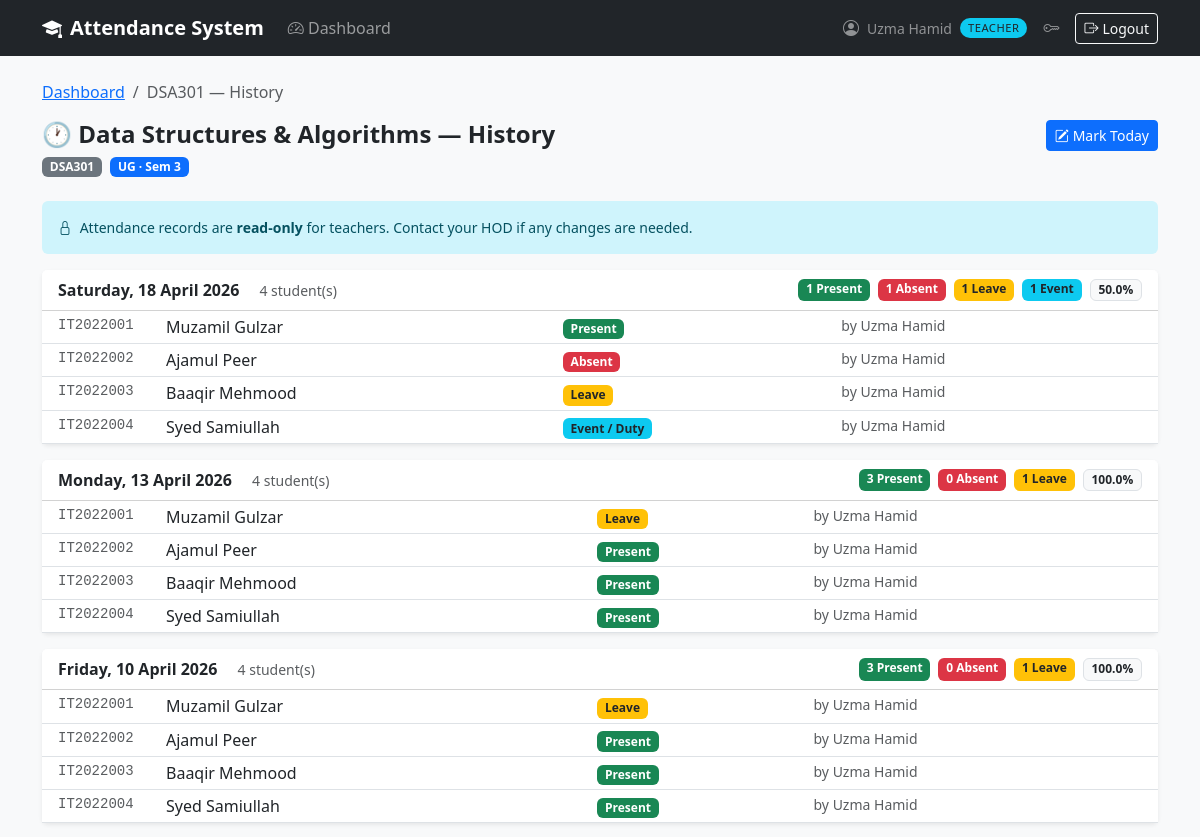
/teacher/attendance/history/1 (signed in, upper part), run on an earlier commit of the app's database.
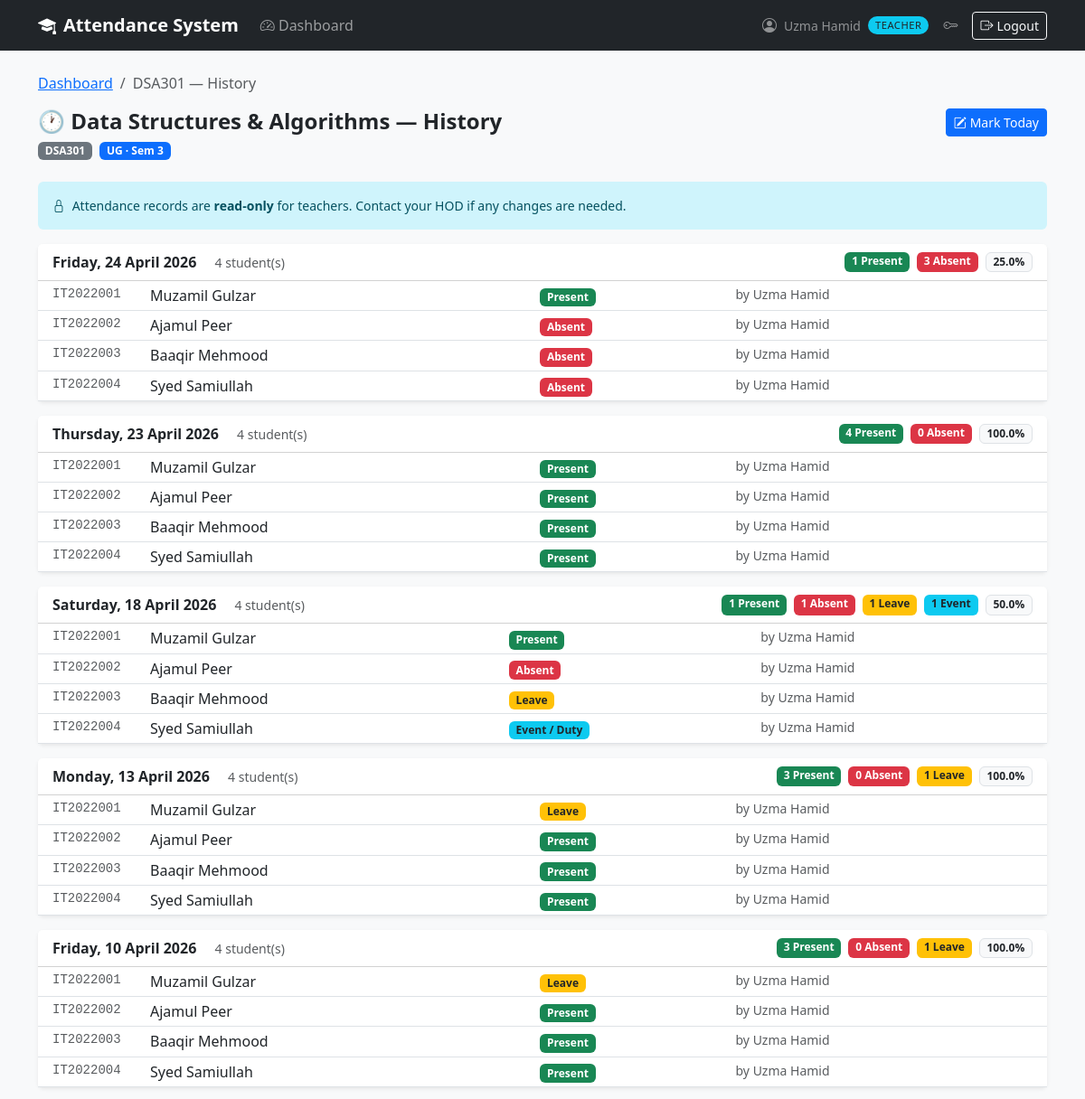
And on a later commit of the database.
### app/models/attendance.py (models this page shows, shortened)
class Attendance(db.Model):
    __tablename__ = 'attendance'
    __table_args__ = (
        db.UniqueConstraint(
            'student_id', 'subject_id', 'date',
            name='uq_student_subject_date'
        ),
    )
    id = db.Column(db.Integer, primary_key=True)
    student_id = db.Column(db.Integer, db.ForeignKey('students.id'),
                           nullable=False, index=True)
    subject_id = db.Column(db.Integer, db.ForeignKey('subjects.id'),
                           nullable=False, index=True)
    marked_by_id = db.Column(db.Integer, db.ForeignKey('teachers.id'),
                             nullable=False)
    date = db.Column(db.Date, nullable=False, index=True)
    status = db.Column(
        db.String(10),
        nullable=False,
        default='absent'
    )
    semester = db.Column(db.Integer, nullable=False)
    is_edited       = db.Column(db.Boolean,  default=False, nullable=False)
    edit_reason     = db.Column(db.Text,     nullable=True)
    edited_by_id    = db.Column(db.Integer,
                                db.ForeignKey('teachers.id'), nullable=True)
    edited_at       = db.Column(db.DateTime, nullable=True)
    original_status = db.Column(db.String(10), nullable=True)
    created_at = db.Column(db.DateTime, default=datetime.utcnow, nullable=False)
    student    = db.relationship('Student', back_populates='attendance_records')
    subject    = db.relationship('Subject', back_populates='attendance_records')
    marked_by  = db.relationship('Teacher', foreign_keys=[marked_by_id],
                                 back_populates='attendance_records')
    edited_by  = db.relationship('Teacher', foreign_keys=[edited_by_id])
    VALID_STATUSES = ('present', 'absent', 'leave', 'event')

### app/models/student.py (models this page shows, shortened)
class Student(db.Model):
    __tablename__ = 'students'
    id = db.Column(db.Integer, primary_key=True)
    user_id = db.Column(db.Integer, db.ForeignKey('users.id'),
                        unique=True, nullable=False)
    department_id = db.Column(db.Integer, db.ForeignKey('departments.id'),
                              nullable=False)
    roll_number = db.Column(db.String(20), unique=True, nullable=False)
    admission_year = db.Column(db.String(9), nullable=False)
    program_type = db.Column(
        db.String(5),
        nullable=False,
        default='UG'
    )
    semester = db.Column(db.Integer, nullable=False, default=1)
    is_graduated       = db.Column(db.Boolean, default=False, nullable=False)
    graduation_semester= db.Column(db.Integer,  nullable=True)
    graduation_year    = db.Column(db.String(9), nullable=True)
    graduation_reason  = db.Column(db.Text,      nullable=True)
    graduated_at       = db.Column(db.DateTime,  nullable=True)
    graduated_by_id    = db.Column(db.Integer,
                                   db.ForeignKey('teachers.id'), nullable=True)
    created_at = db.Column(db.DateTime, default=datetime.utcnow, nullable=False)
    updated_at = db.Column(db.DateTime, default=datetime.utcnow,
                           onupdate=datetime.utcnow, nullable=False)
    user            = db.relationship('User', back_populates='student_profile')
    department      = db.relationship('Department', back_populates='students')
    graduated_by    = db.relationship('Teacher', foreign_keys=[graduated_by_id])
    attendance_records = db.relationship('Attendance', back_populates='student',
                                         lazy='dynamic',
                                         cascade='all, delete-orphan')
    @property
    def full_name(self):
        return self.user.full_name if self.user else 'Unknown'

### app/models/user.py (models this page shows, shortened)
class User(UserMixin, db.Model):
    __tablename__ = 'users'
    id = db.Column(db.Integer, primary_key=True)
    email = db.Column(db.String(120), unique=True, nullable=False, index=True)
    first_name = db.Column(db.String(50), nullable=False)
    last_name  = db.Column(db.String(50), nullable=False)
    password_hash = db.Column(db.String(256), nullable=False)
    role = db.Column(db.String(20), nullable=False)
    is_active = db.Column(db.Boolean, default=True, nullable=False)
    created_at = db.Column(db.DateTime, default=datetime.utcnow, nullable=False)
    updated_at = db.Column(db.DateTime, default=datetime.utcnow,
                           onupdate=datetime.utcnow, nullable=False)
    teacher_profile = db.relationship('Teacher', back_populates='user',
                                      uselist=False, cascade='all, delete-orphan')
    student_profile = db.relationship('Student', back_populates='user',
                                      uselist=False, cascade='all, delete-orphan')
    @property
    def is_principal(self):
        return self.role == Role.PRINCIPAL
    @property
    def is_hod(self):
        return self.role == Role.HOD
    @property
    def is_teacher(self):
        return self.role == Role.TEACHER
    @property
    def full_name(self):
        return f"{self.first_name} {self.last_name}"

### app/routes/teacher.py (the view)
@teacher_bp.route('/attendance/history/<int:subject_id>')
@login_required
@teacher_required
@teacher_owns_subject
def attendance_history(subject_id):
    subject = g.owned_subject
    history = get_subject_attendance_history(current_user, subject_id)
    return render_template('teacher/attendance_history.html',
                           subject=subject,
                           history=history,
                           status_colors=STATUS_COLORS,
                           status_labels=STATUS_LABELS,
                           title=f'{subject.code} — History')

### app/models/teacher.py (called while the page is built)
    @property
    def full_name(self):
        return self.user.full_name if self.user else 'Unknown'

### app/services/teacher_service.py (called while the page is built)
def _get_teacher(teacher_user):
    return Teacher.query.filter_by(user_id=teacher_user.id).first()

### app/templates/teacher/attendance_history.html (shortened to what this page needs)
{% extends "shared/base.html" %}
{% block content %}
<nav aria-label="breadcrumb" class="mb-3">
    <ol class="breadcrumb small">
        <li class="breadcrumb-item">
            <a href="{{ url_for('teacher.dashboard') }}">Dashboard</a></li>
        <li class="breadcrumb-item active">{{ subject.code }} — History</li>
    </ol>
</nav>
<div class="d-flex justify-content-between align-items-start mb-4">
    <div>
        <h4 class="fw-bold mb-1">🕐 {{ subject.name }} — History</h4>
        <span class="badge bg-secondary">{{ subject.code }}</span>
        <span class="badge {{ 'bg-primary' if subject.program_type == 'UG' else 'bg-warning text-dark' }} ms-1">
            {{ subject.program_type }} · Sem {{ subject.semester }}
        </span>
    </div>
    <a href="{{ url_for('teacher.mark_attendance_view', subject_id=subject.id) }}"
       class="btn btn-primary btn-sm">
        <i class="bi bi-pencil-square me-1"></i>Mark Today
    </a>
</div>
<div class="alert alert-info border-0 small mb-3">
    <i class="bi bi-lock me-1"></i>
    Attendance records are <strong>read-only</strong> for teachers.
    Contact your HOD if any changes are needed.
</div>
{% if history %}
{% for session in history %}
<div class="card border-0 shadow-sm mb-3">
    <div class="card-header bg-white py-2 px-3 d-flex
                justify-content-between align-items-center">
        <div>
            <span class="fw-semibold">{{ session.date.strftime('%A, %d %B %Y') }}</span>
            <span class="ms-3 small text-muted">
                {{ session.total }} student(s)
            </span>
        </div>
        <div class="d-flex gap-2">
            <span class="badge bg-success">{{ session.present }} Present</span>
            <span class="badge bg-danger">{{ session.absent }} Absent</span>
            {% if session.leave %}<span class="badge bg-warning text-dark">{{ session.leave }} Leave</span>{% endif %}
            {% if session.event %}<span class="badge bg-info text-dark">{{ session.event }} Event</span>{% endif %}
            <span class="badge bg-light text-dark border fw-semibold">{{ session.pct }}%</span>
        </div>
    </div>
    <div class="table-responsive">
        <table class="table table-sm mb-0">
            <tbody>
            {% for record in session.records %}
            <tr>
                <td class="ps-3 font-monospace small text-muted" style="width:120px">
                    {{ record.student.roll_number }}
                </td>
                <td>{{ record.student.full_name }}</td>
                <td>
                    <span class="badge bg-{{ status_colors[record.status] }}
                        {{ 'text-dark' if record.status in ('leave','event') else '' }}">
                        {{ status_labels[record.status] }}
                    </span>
                </td>
                <td class="small text-muted">
                    by {{ record.marked_by.full_name }}
                </td>
            </tr>
            {% endfor %}
            </tbody>
        </table>
    </div>
</div>
{% endfor %}
{% endif %}
{% endblock %}

What changed in the data, as far as the page shows it:
added Attendance: student.roll_number "IT2022001", student.full_name "Muzamil Gulzar", status "Present", marked_by.full_name "Uzma Hamid", shown under "Friday, 24 April 2026"
added Attendance: student.roll_number "IT2022002", student.full_name "Ajamul Peer", status "Absent", marked_by.full_name "Uzma Hamid", shown under "Friday, 24 April 2026"
added Attendance: student.roll_number "IT2022003", student.full_name "Baaqir Mehmood", status "Absent", marked_by.full_name "Uzma Hamid", shown under "Friday, 24 April 2026"
added Attendance: student.roll_number "IT2022004", student.full_name "Syed Samiullah", status "Absent", marked_by.full_name "Uzma Hamid", shown under "Friday, 24 April 2026"
added Attendance: student.roll_number "IT2022001", student.full_name "Muzamil Gulzar", status "Present", marked_by.full_name "Uzma Hamid", shown under "Thursday, 23 April 2026"
added Attendance: student.roll_number "IT2022002", student.full_name "Ajamul Peer", status "Present", marked_by.full_name "Uzma Hamid", shown under "Thursday, 23 April 2026"
added Attendance: student.roll_number "IT2022003", student.full_name "Baaqir Mehmood", status "Present", marked_by.full_name "Uzma Hamid", shown under "Thursday, 23 April 2026"
added Attendance: student.roll_number "IT2022004", student.full_name "Syed Samiullah", status "Present", marked_by.full_name "Uzma Hamid", shown under "Thursday, 23 April 2026"
Also different on the page:
new list line: "Friday, 24 April 2026 4 student(s) 1 Present 3 Absent 25.0 %"
new list line: "Thursday, 23 April 2026 4 student(s) 4 Present 0 Absent 100.0 %"
